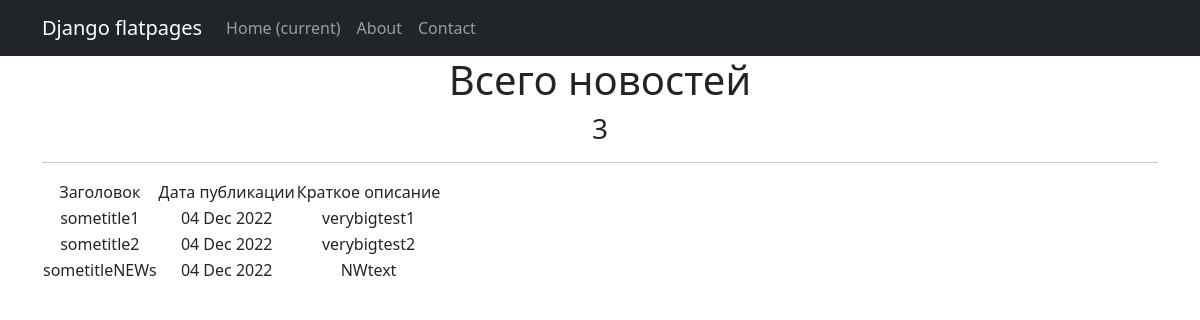
The page /news/ on the database as committed earlier.
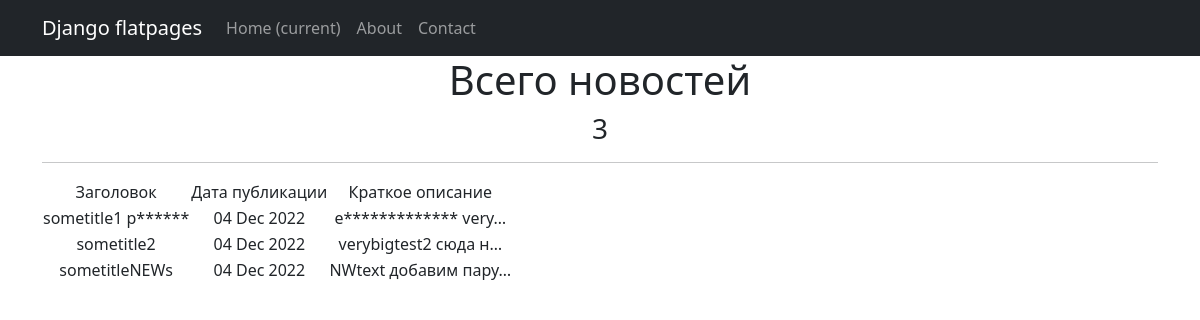
The same page on the database as committed later.
### news/models.py (models this page shows, shortened)
class Post(models.Model):
    author = models.ForeignKey(Author, on_delete=models.CASCADE)
    NEWS = 'NW'
    PAPER = 'PR'
    CATEGORY_CHOICES = (
        (NEWS, 'Новость'),
        (PAPER, 'Статья'),
    )
    choices = models.CharField(max_length=2, choices=CATEGORY_CHOICES, default=NEWS)
    datatime_of_creation = models.DateTimeField(auto_now_add=True)
    category = models.ManyToManyField(Category, through='PostCategory')
    heading = models.CharField(max_length=128)
    text = models.TextField()
    rating = models.IntegerField(default=0)

### news/views.py (the view)
# urls.py: path('', PostList.as_view()),
class PostList(ListView):
    model = Post
    ordering = 'datatime_of_creation'
    template_name = 'posts.html'
    context_object_name = 'posts'
    def get_context_data(self, **kwargs):
        context = super().get_context_data(**kwargs)
        context['time_now'] = datetime.utcnow()
        return context

### news/templatetags/custom_filters.py (called while the page is built)
@register.filter()
def censor(value):
    filthy_list = ['редиска', 'ещеплохоеслово']
    if not isinstance(value, str):
        raise TypeError(f'unresolved type {type(value)}, expected type "str"')
    words = value.split()
    for word in words:
        if word in filthy_list:
            value = value.replace(word, f'{word[0]}{"*" * (len(word) - 1)}')
            return value
    return value

### templates/posts.html (shortened to what this page needs)
{% extends 'flatpages/default.html' %}
{% load custom_filters %}
{% block content %}
   <h1>Всего новостей</h1>
   <h3>{{ posts|length }}</h3>
   <hr>
   {% if posts %}
       <table>
           <tr>
               <td>Заголовок</td>
               <td>Дата публикации</td>
               <td>Краткое описание</td>
           </tr>
           {% for post in posts %}
           <tr>
               <td>{{ post.heading|censor }}</td>
               <td>{{ post.datatime_of_creation|date:'d M Y' }}</td>
               <td>{{ post.text|truncatechars:20|censor }}</td>
           </tr>
           {% endfor %}
       </table>
   {% else %}
       <h2>Новостей нет!</h2>
   {% endif %}
{% endblock content %}

### templates/flatpages/default.html (shortened to what this page needs)
<!DOCTYPE html>
<html lang="en">
    <head>
        {% load static %}
        <link href="{% static 'css/styles.css' %}" rel="stylesheet" />
    </head>
    <body>
<nav class="navbar navbar-expand-lg navbar-dark bg-dark static-top">
   <div class="container">
       <a class="navbar-brand" href="#">Django flatpages</a>
       <div class="collapse navbar-collapse" id="navbarResponsive">
           <ul class="navbar-nav ml-auto">
               <li class="nav-item active">
                   <a class="nav-link" href="#">Home
                       <span class="sr-only">(current)</span>
                   </a>
               </li>
               <li class="nav-item">
                   <a class="nav-link" href="/about/">About</a>
               </li>
               <li class="nav-item">
                   <a class="nav-link" href="/contacts/">Contact</a>
               </li>
           </ul>
       </div>
   </div>
</nav>
        <div class="container">
            <div class="row">
                <div class="col-lg-12 text-center">
                    {% block content %}{% endblock content %}
                </div>
            </div>
        </div>
    </body>
</html>

Rows that differ between the two databases and show on the page:
changed Post: heading|censor "sometitle1" → "sometitle1 р******"; text|censor "verybigtest1" → "е************* very…"
changed Post "sometitle2": text|censor "verybigtest2" → "verybigtest2 сюда н…"
changed Post "sometitleNEWs": text|censor "NWtext" → "NWtext добавим пару…"
